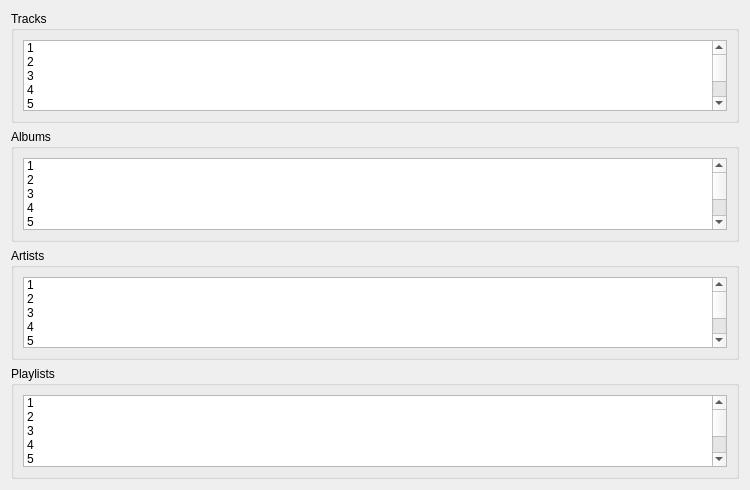
                <widget class="QWidget" name="scrollAreaWidgetContents">
                 <property name="geometry">
                  <rect>
                   <x>0</x>
                   <y>0</y>
                   <width>750</width>
                   <height>490</height>
                  </rect>
                 </property>
                 <layout class="QVBoxLayout" name="verticalLayout_3">
                  <item>
                   <widget class="QGroupBox" name="groupBox_4">
                    <property name="sizePolicy">
                     <sizepolicy hsizetype="Preferred" vsizetype="Expanding">
                      <horstretch>0</horstretch>
                      <verstretch>0</verstretch>
                     </sizepolicy>
                    </property>
                    <property name="title">
                     <string>Tracks</string>
                    </property>
                    <layout class="QGridLayout" name="gridLayout_7">
                     <item row="0" column="0">
                      <widget class="QListWidget" name="listWidget">
                       <item>
                        <property name="text">
                         <string>1</string>
                        </property>
                       </item>
                       <item>
                        <property name="text">
                         <string>2</string>
                        </property>
                       </item>
                       <item>
                        <property name="text">
                         <string>3</string>
                        </property>
                       </item>
                       <item>
                        <property name="text">
                         <string>4</string>
                        </property>
                       </item>
                       <item>
                        <property name="text">
                         <string>5</string>
                        </property>
                       </item>
                       <item>
                        <property name="text">
                         <string>6</string>
                        </property>
                       </item>
                       <item>
                        <property name="text">
                         <string>7</string>
                        </property>
                       </item>
                       <item>
                        <property name="text">
                         <string>8</string>
                        </property>
                       </item>
                       <item>
                        <property name="text">
                         <string>9</string>
                        </property>
                       </item>
                       <item>
                        <property name="text">
                         <string>10</string>
                        </property>
                       </item>
                      </widget>
                     </item>
                    </layout>
                   </widget>
                  </item>
                  <item>
                   <widget class="QGroupBox" name="groupBox_5">
                    <property name="sizePolicy">
                     <sizepolicy hsizetype="Preferred" vsizetype="Expanding">
                      <horstretch>0</horstretch>
                      <verstretch>0</verstretch>
                     </sizepolicy>
                    </property>
                    <property name="title">
                     <string>Albums</string>
                    </property>
                    <layout class="QGridLayout" name="gridLayout_8">
                     <item row="0" column="0">
                      <widget class="QListWidget" name="listWidget">
                       <item>
                        <property name="text">
                         <string>1</string>
                        </property>
                       </item>
                       <item>
                        <property name="text">
                         <string>2</string>
                        </property>
                       </item>
                       <item>
                        <property name="text">
                         <string>3</string>
                        </property>
                       </item>
                       <item>
                        <property name="text">
                         <string>4</string>
                        </property>
                       </item>
                       <item>
                        <property name="text">
                         <string>5</string>
                        </property>
                       </item>
                       <item>
                        <property name="text">
                         <string>6</string>
                        </property>
                       </item>
                       <item>
                        <property name="text">
                         <string>7</string>
                        </property>
                       </item>
                       <item>
                        <property name="text">
                         <string>8</string>
                        </property>
                       </item>
                       <item>
                        <property name="text">
                         <string>9</string>
                        </property>
                       </item>
                       <item>
                        <property name="text">
                         <string>10</string>
                        </property>
                       </item>
                      </widget>
                     </item>
                    </layout>
                   </widget>
                  </item>
                  <item>
                   <widget class="QGroupBox" name="groupBox_6">
                    <property name="sizePolicy">
                     <sizepolicy hsizetype="Preferred" vsizetype="Expanding">
                      <horstretch>0</horstretch>
                      <verstretch>0</verstretch>
                     </sizepolicy>
                    </property>
                    <property name="title">
                     <string>Artists</string>
                    </property>
                    <layout class="QGridLayout" name="gridLayout_9">
                     <item row="0" column="0">
                      <widget class="QListWidget" name="listWidget">
                       <item>
                        <property name="text">
                         <string>1</string>
                        </property>
                       </item>
                       <item>
                        <property name="text">
                         <string>2</string>
                        </property>
                       </item>
                       <item>
                        <property name="text">
                         <string>3</string>
                        </property>
                       </item>
                       <item>
                        <property name="text">
                         <string>4</string>
                        </property>
                       </item>
                       <item>
                        <property name="text">
                         <string>5</string>
                        </property>
                       </item>
                       <item>
                        <property name="text">
                         <string>6</string>
                        </property>
                       </item>
                       <item>
                        <property name="text">
                         <string>7</string>
                        </property>
                       </item>
                       <item>
                        <property name="text">
                         <string>8</string>
                        </property>
                       </item>
                       <item>
                        <property name="text">
                         <string>9</string>
                        </property>
                       </item>
                       <item>
                        <property name="text">
                         <string>10</string>
                        </property>
                       </item>
                      </widget>
                     </item>
                    </layout>
                   </widget>
                  </item>
                  <item>
                   <widget class="QGroupBox" name="groupBox_7">
                    <property name="sizePolicy">
                     <sizepolicy hsizetype="Preferred" vsizetype="Expanding">
                      <horstretch>0</horstretch>
                      <verstretch>0</verstretch>
                     </sizepolicy>
                    </property>
                    <property name="title">
                     <string>Playlists</string>
                    </property>
                    <layout class="QGridLayout" name="gridLayout_10">
                     <item row="0" column="0">
                      <widget class="QListWidget" name="listWidget">
                       <item>
                        <property name="text">
                         <string>1</string>
                        </property>
                       </item>
                       <item>
                        <property name="text">
                         <string>2</string>
                        </property>
                       </item>
                       <item>
                        <property name="text">
                         <string>3</string>
                        </property>
                       </item>
                       <item>
                        <property name="text">
                         <string>4</string>
                        </property>
                       </item>
                       <item>
                        <property name="text">
                         <string>5</string>
                        </property>
                       </item>
                       <item>
                        <property name="text">
                         <string>6</string>
                        </property>
                       </item>
                       <item>
                        <property name="text">
                         <string>7</string>
                        </property>
                       </item>
                       <item>
                        <property name="text">
                         <string>8</string>
                        </property>
                       </item>
                       <item>
                        <property name="text">
                         <string>9</string>
                        </property>
                       </item>
                       <item>
                        <property name="text">
                         <string>10</string>
                        </property>
                       </item>
                      </widget>
                     </item>
                    </layout>
                   </widget>
                  </item>
                 </layout>
                </widget>
